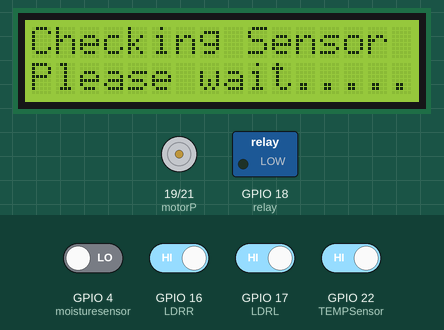
The sketch below on a simulated ESP32. Shown: 16×2 character LCD, motor-driver pin pairs drawn as motors (green arrow = first pin HIGH = forward, orange = second pin HIGH = backward, longer = more drive), switched loads named in the sketch (green lamp = pin HIGH). The inputs (shaded band) are chosen by the test bench; at power-on: GPIO 16 (LDRR), GPIO 17 (LDRL), GPIO 22 (TEMPSensor) HIGH, GPIO 4 (moisturesensor) LOW. WiFi joins after 1.5 s; servers stay silent unless stated; what the sketch prints to the serial monitor is not drawn.

Above: at 1.5 s.
1.6 s: GPIO 16 (LDRR) driven LOW
At 2.3 s:
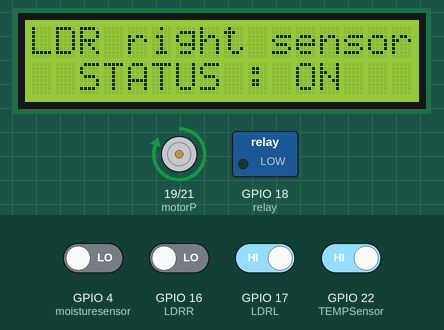
4.6 s: GPIO 16 (LDRR) driven HIGH
At 5.9 s:
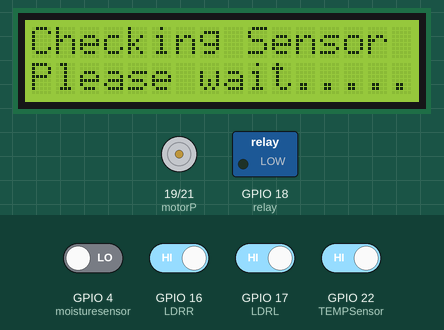
7.6 s: GPIO 17 (LDRL) driven LOW
At 8.3 s:
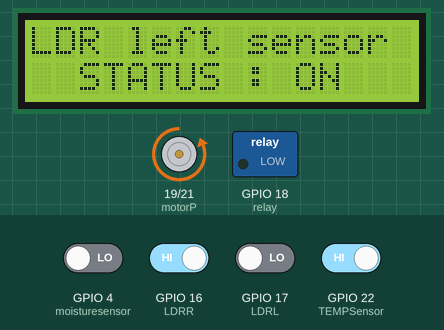
10.6 s: GPIO 17 (LDRL) driven HIGH
At 11.8 s:
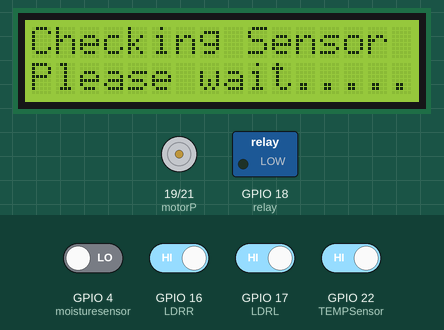
12.1 s: GPIO 4 (moisturesensor) driven HIGH
At 13.0 s:
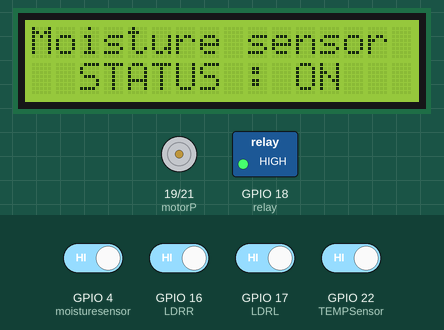
13.6 s: GPIO 16 (LDRR) driven LOW
At 14.1 s:
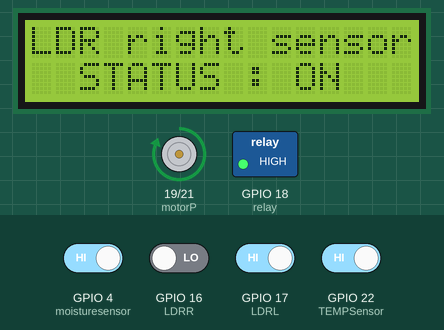
Timing chart, 0 to 16.6 s (numbered marks = the images above; inputs shaded):
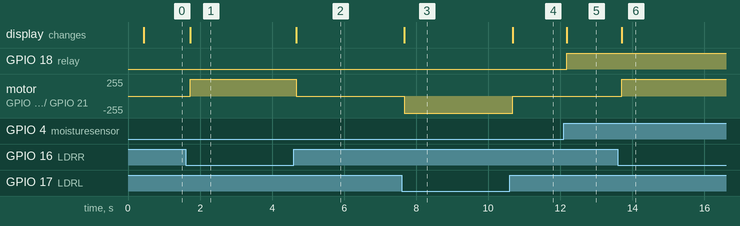

Measured:
- after the input at 1.6 s, motor on GPIO 19 (motorP) / GPIO 21 (motorN): stopped → forward 255/255 after 0.13 s; the display: changes after 0.13 s (image 1)
- after the input at 4.6 s, motor on GPIO 19 (motorP) / GPIO 21 (motorN): forward 255/255 → stopped after 0.07 s; the display: changes after 0.07 s (image 2)
- after the input at 7.6 s, motor on GPIO 19 (motorP) / GPIO 21 (motorN): stopped → backward 255/255 after 0.07 s; the display: changes after 0.07 s (image 3)
- after the input at 10.6 s, motor on GPIO 19 (motorP) / GPIO 21 (motorN): backward 255/255 → stopped after 0.08 s; the display: changes after 0.08 s (image 4)
- after the input at 12.1 s, GPIO 18 (relay): LOW → HIGH after 0.08 s; the display: changes after 0.08 s (image 5)
- after the input at 13.6 s, motor on GPIO 19 (motorP) / GPIO 21 (motorN): stopped → forward 255/255 after 0.11 s; the display: changes after 0.11 s (image 6)

The sketch:

SOLAR_FARMING.ino
```cpp
#include <WiFi.h>
#include <WiFiClientSecure.h>
#include <UniversalTelegramBot.h>
#include <ArduinoJson.h>
#include <LiquidCrystal.h>

LiquidCrystal lcd(13,12,14,27,26,25);

// Network credentials
const char* ssid = "dell";
const char* password = "12345678";

// Initialize Telegram BOT Token and Chat ID
#define BOTtoken "5982198371:AAEL3cD2U6IyORf9zlOD_sl5-X85MXyhKbc"

// #define CHAT_ID "969506549"
//#define CHAT_ID "5365066054"
#define CHAT_ID "1578674359"

WiFiClientSecure client;
UniversalTelegramBot bot(BOTtoken, client);

const int LDRR = 16;
const int LDRL = 17;

const int moisturesensor = 4;

const int relay= 18;

const int motorP= 19;
const int motorN= 21;

const int TEMPSensor = 22;

int LDRStateR = 0;
int LDRStateL = 0;

int moistureState = 0;
int TempState = 0;

int flag=0;

void setup() {

   Serial.begin(115200);

   pinMode(LDRR, INPUT);
   pinMode(LDRL, INPUT);
   pinMode(moisturesensor, INPUT);

   pinMode(TEMPSensor, INPUT);

   pinMode(relay, OUTPUT);

   pinMode(motorP, OUTPUT);
   pinMode(motorN, OUTPUT);

   WiFi.mode(WIFI_STA);
   WiFi.begin(ssid, password);

   // Add root certificate for api.telegram.org
  client.setCACert(TELEGRAM_CERTIFICATE_ROOT);

   // put your setup code here, to run once:
  lcd.begin(16, 2);
  lcd.print("SOLAR Tracking ");
  lcd.setCursor(0, 1);
  lcd.print("Sensor  SYSTEM ");

  bot.sendMessage(CHAT_ID, "Project started up", "");

}

void loop() {
  // put your main code here, to run repeatedly:
  LDRStateR     = digitalRead(LDRR);
  LDRStateL     = digitalRead(LDRL);
  moistureState = digitalRead(moisturesensor);

  TempState = digitalRead(TEMPSensor);


  if(LDRStateR == LOW)
 {
  Serial.print("Senosr Trigger");
  lcd.begin(16, 2);
  lcd.clear();
  lcd.print("LDR right sensor");
  lcd.setCursor(0, 1);
  lcd.print("  STATUS : ON   ");
  // bot.sendMessage(CHAT_ID, "LDR RIGHT", "");
  digitalWrite(motorP,HIGH);
  digitalWrite(motorN,LOW);
 }

else if(LDRStateL == LOW){
  Serial.print("Senosr Trigger");
  lcd.begin(16, 2);
  lcd.clear();
  lcd.print("LDR left sensor");
  lcd.setCursor(0, 1);
  lcd.print("  STATUS : ON   ");
  // bot.sendMessage(CHAT_ID, "LDR left", "");
  digitalWrite(motorP,LOW);
  digitalWrite(motorN,HIGH);
  }

else if(moistureState == HIGH){
  Serial.print("Moisture Trigger");
  lcd.begin(16, 2);
  lcd.clear();
  lcd.print("Moisture sensor ");
  lcd.setCursor(0, 1);
  lcd.print("  STATUS : ON   ");
  digitalWrite(relay,HIGH);
  if(flag==0)
  {
  bot.sendMessage(CHAT_ID, "Moisture Sensor Trigger", "");
  flag=1;
  }
  }


else if(TempState == LOW){
  Serial.print("Temperature Trigger");
  lcd.begin(16, 2);
  lcd.clear();
  lcd.print("Temperature sensor ");
  lcd.setCursor(0, 1);
  lcd.print("STATUS : Anormal");
  if(flag==0)
  {
  bot.sendMessage(CHAT_ID, "Temperature High", "");
  flag=1;
  }
  }

else
{
 flag=0;
 lcd.begin(16, 2);
 lcd.clear();
 lcd.print("Checking Sensor ");
 lcd.setCursor(0, 1);
 lcd.print("Please wait.....");
 digitalWrite(relay,LOW);
 digitalWrite(motorP,LOW);
 digitalWrite(motorN,LOW);
}
}
```
